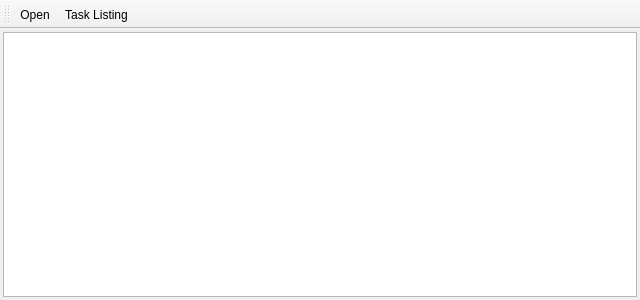
<?xml version="1.0" encoding="UTF-8"?>
<ui version="4.0">
 <class>TimeTableWindow</class>
 <widget class="QMainWindow" name="TimeTableWindow">
  <property name="geometry">
   <rect>
    <x>0</x>
    <y>0</y>
    <width>640</width>
    <height>300</height>
   </rect>
  </property>
  <property name="windowTitle">
   <string>Q Time Tracker</string>
  </property>
  <widget class="QWidget" name="centralWidget">
   <layout class="QHBoxLayout" name="horizontalLayout">
    <property name="spacing">
     <number>0</number>
    </property>
    <property name="leftMargin">
     <number>3</number>
    </property>
    <property name="topMargin">
     <number>3</number>
    </property>
    <property name="rightMargin">
     <number>3</number>
    </property>
    <property name="bottomMargin">
     <number>3</number>
    </property>
    <item>
     <widget class="QTreeView" name="treeView">
      <property name="uniformRowHeights">
       <bool>true</bool>
      </property>
      <property name="expandsOnDoubleClick">
       <bool>false</bool>
      </property>
      <attribute name="headerMinimumSectionSize">
       <number>120</number>
      </attribute>
      <attribute name="headerStretchLastSection">
       <bool>false</bool>
      </attribute>
     </widget>
    </item>
   </layout>
  </widget>
  <widget class="QToolBar" name="mainToolBar">
   <property name="iconSize">
    <size>
     <width>32</width>
     <height>32</height>
    </size>
   </property>
   <attribute name="toolBarArea">
    <enum>TopToolBarArea</enum>
   </attribute>
   <attribute name="toolBarBreak">
    <bool>false</bool>
   </attribute>
   <addaction name="actionOpen"/>
   <addaction name="actionTaskListing"/>
  </widget>
  <action name="actionOpen">
   <property name="text">
    <string>&amp;Open</string>
   </property>
   <property name="toolTip">
    <string>Open a different tracker file</string>
   </property>
  </action>
  <action name="actionExit">
   <property name="text">
    <string>&amp;Exit</string>
   </property>
  </action>
  <action name="actionTaskListing">
   <property name="icon">
    <iconset resource="resources.qrc">
     <normaloff>:/icons/details.svg</normaloff>:/icons/details.svg</iconset>
   </property>
   <property name="text">
    <string>Task Listing</string>
   </property>
   <property name="toolTip">
    <string>Show when have you worked on the selected task</string>
   </property>
  </action>
 </widget>
 <layoutdefault spacing="6" margin="11"/>
 <resources>
  <include location="resources.qrc"/>
 </resources>
 <connections>
  <connection>
   <sender>actionExit</sender>
   <signal>triggered()</signal>
   <receiver>TimeTableWindow</receiver>
   <slot>close()</slot>
   <hints>
    <hint type="sourcelabel">
     <x>-1</x>
     <y>-1</y>
    </hint>
    <hint type="destinationlabel">
     <x>199</x>
     <y>149</y>
    </hint>
   </hints>
  </connection>
 </connections>
</ui>
